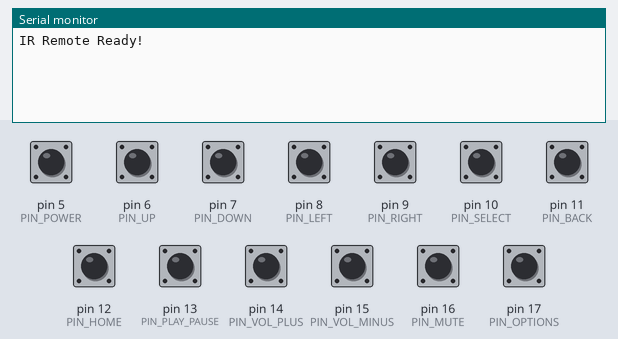
The sketch below on a simulated Arduino Uno, built with avr-gcc and run on an emulated ATmega328P. Shown: the last lines printed to the serial monitor. The inputs (shaded band) are chosen by the test bench; at power-on: pin 5 (PIN_POWER), pin 6 (PIN_UP), pin 7 (PIN_DOWN), pin 8 (PIN_LEFT), pin 9 (PIN_RIGHT), pin 10 (PIN_SELECT), pin 11 (PIN_BACK), pin 12 (PIN_HOME), pin 13 (PIN_PLAY_PAUSE), pin 14 (PIN_VOL_PLUS), pin 15 (PIN_VOL_MINUS), pin 16 (PIN_MUTE), pin 17 (PIN_OPTIONS) HIGH.

Above: at 1.2 s.
1.3 s: pin 5 (PIN_POWER) pulled LOW for 0.15 s
At 1.8 s:
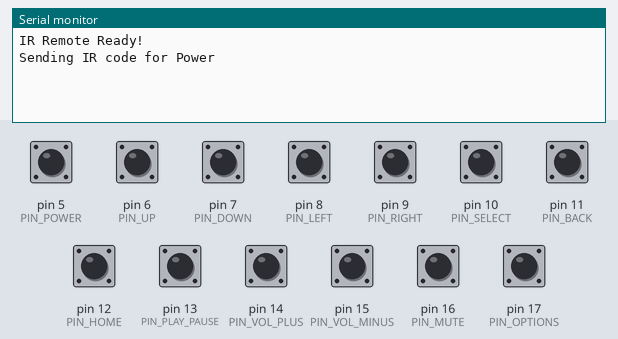
2.9 s: pin 6 (PIN_UP) pulled LOW for 0.15 s
At 4.2 s:
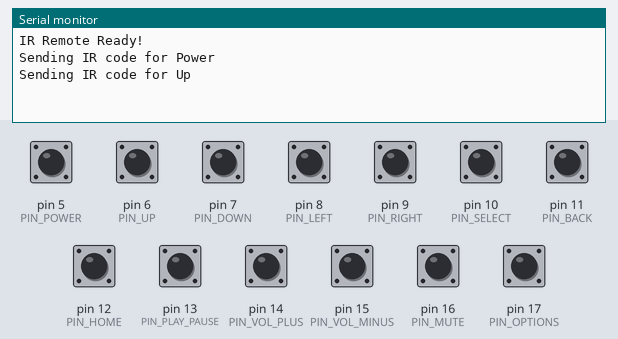
4.5 s: pin 7 (PIN_DOWN) pulled LOW for 0.15 s
At 5.7 s:
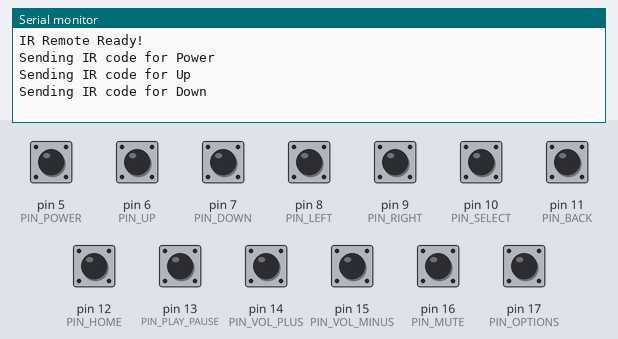
6.1 s: pin 8 (PIN_LEFT) pulled LOW for 0.15 s
At 6.9 s:
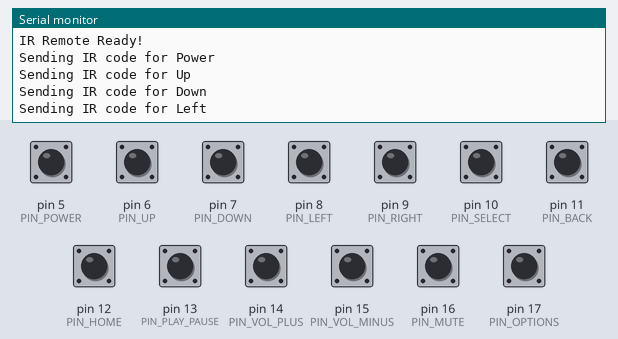
7.7 s: pin 9 (PIN_RIGHT) pulled LOW for 0.15 s
At 8.3 s:
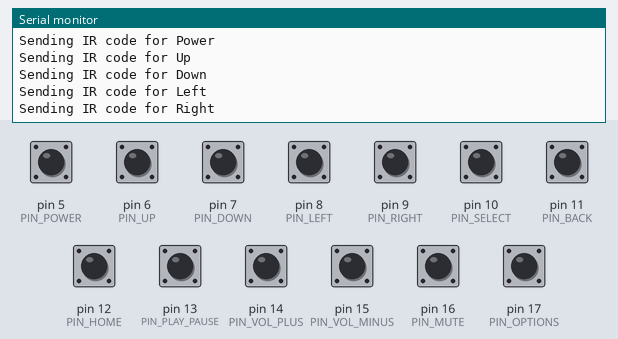
9.3 s: pin 10 (PIN_SELECT) pulled LOW for 0.15 s
At 10.8 s:
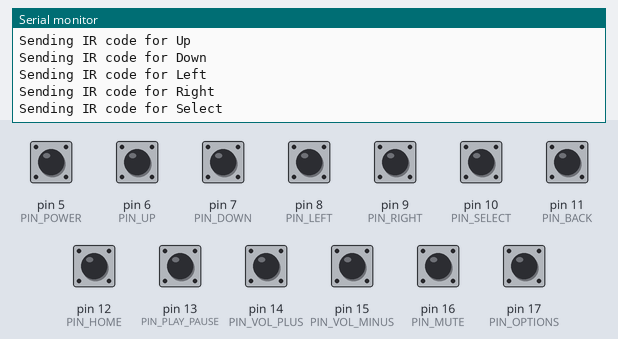

The sketch:

UniversalRemoteProject.ino
```cpp
#include <IRremote.h>

// Define GPIO pins for each button
#define PIN_POWER 5
#define PIN_UP 6
#define PIN_DOWN 7
#define PIN_LEFT 8
#define PIN_RIGHT 9
#define PIN_SELECT 10
#define PIN_BACK 11
#define PIN_HOME 12
#define PIN_PLAY_PAUSE 13
#define PIN_VOL_PLUS 14
#define PIN_VOL_MINUS 15
#define PIN_MUTE 16
#define PIN_OPTIONS 17

// Transmission codes for each button
const uint32_t CODE_POWER = 0x20DF10EF;
const uint32_t CODE_UP = 0x20DF40BF;
const uint32_t CODE_DOWN = 0x20DFC03F;
const uint32_t CODE_LEFT = 0x20DFE01F;
const uint32_t CODE_RIGHT = 0x20DF609F;
const uint32_t CODE_SELECT = 0x20DF22DD;
const uint32_t CODE_BACK = 0x20DF12ED;
const uint32_t CODE_HOME = 0x20DF708F;
const uint32_t CODE_PLAY_PAUSE = 0x20DF807F;
const uint32_t CODE_VOL_PLUS = 0x20DF00FF;
const uint32_t CODE_VOL_MINUS = 0x20DF807F;
const uint32_t CODE_MUTE = 0x20DF906F;
const uint32_t CODE_OPTIONS = 0x20DFB04F;

// IR transmitter pin
#define IR_SEND_PIN 4
IRsend irsend(IR_SEND_PIN);

void setup() {
  Serial.begin(115200);

  // Initialize the IR sender
  irsend.begin(IR_SEND_PIN);

  // Configure all button pins as inputs
  pinMode(PIN_POWER, INPUT_PULLUP);
  pinMode(PIN_UP, INPUT_PULLUP);
  pinMode(PIN_DOWN, INPUT_PULLUP);
  pinMode(PIN_LEFT, INPUT_PULLUP);
  pinMode(PIN_RIGHT, INPUT_PULLUP);
  pinMode(PIN_SELECT, INPUT_PULLUP);
  pinMode(PIN_BACK, INPUT_PULLUP);
  pinMode(PIN_HOME, INPUT_PULLUP);
  pinMode(PIN_PLAY_PAUSE, INPUT_PULLUP);
  pinMode(PIN_VOL_PLUS, INPUT_PULLUP);
  pinMode(PIN_VOL_MINUS, INPUT_PULLUP);
  pinMode(PIN_MUTE, INPUT_PULLUP);
  pinMode(PIN_OPTIONS, INPUT_PULLUP);

  Serial.println("IR Remote Ready!"); // this to monitors and ensure its working right in the serial monitor
}

void loop() {
  // Check each button and send the corresponding IR code if pressed
  if (digitalRead(PIN_POWER) == LOW) sendIR(CODE_POWER, "Power");
  if (digitalRead(PIN_UP) == LOW) sendIR(CODE_UP, "Up");
  if (digitalRead(PIN_DOWN) == LOW) sendIR(CODE_DOWN, "Down");
  if (digitalRead(PIN_LEFT) == LOW) sendIR(CODE_LEFT, "Left");
  if (digitalRead(PIN_RIGHT) == LOW) sendIR(CODE_RIGHT, "Right");
  if (digitalRead(PIN_SELECT) == LOW) sendIR(CODE_SELECT, "Select");
  if (digitalRead(PIN_BACK) == LOW) sendIR(CODE_BACK, "Back");
  if (digitalRead(PIN_HOME) == LOW) sendIR(CODE_HOME, "Home");
  if (digitalRead(PIN_PLAY_PAUSE) == LOW) sendIR(CODE_PLAY_PAUSE, "Play/Pause");
  if (digitalRead(PIN_VOL_PLUS) == LOW) sendIR(CODE_VOL_PLUS, "Volume +");
  if (digitalRead(PIN_VOL_MINUS) == LOW) sendIR(CODE_VOL_MINUS, "Volume -");
  if (digitalRead(PIN_MUTE) == LOW) sendIR(CODE_MUTE, "Mute");
  if (digitalRead(PIN_OPTIONS) == LOW) sendIR(CODE_OPTIONS, "Options");

  delay(100); // Debounce delay
}

void sendIR(uint32_t code, const char *buttonName) {
  Serial.print("Sending IR code for ");
  Serial.println(buttonName);
  irsend.sendNEC(code, 32); // Send the code with a 32-bit length
}
```

Measured:
- after the input at 1.3 s, the serial monitor: prints a new line at once (image 1)
- after the input at 2.9 s, the serial monitor: prints a new line after 0.07 s (image 2)
- after the input at 4.5 s, the serial monitor: prints a new line at once (image 3)
- after the input at 6.1 s, the serial monitor: prints a new line at once (image 4)
- after the input at 7.7 s, the serial monitor: prints a new line after 0.08 s (image 5)
- after the input at 9.3 s, the serial monitor: prints a new line after 0.05 s (image 6)
